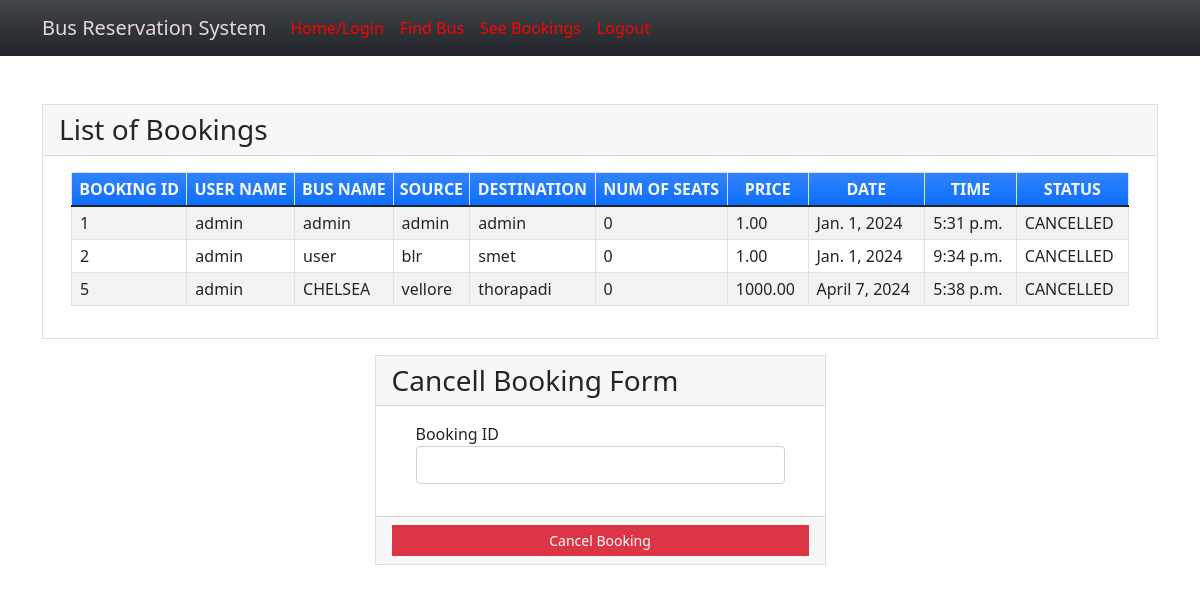
/seebookings (signed in), run on the app's committed database.
### busreservation/myapp/models.py (models this page shows, shortened)
class Book(models.Model):
    BOOKED = 'B'
    CANCELLED = 'C'
    TICKET_STATUSES = ((BOOKED, 'Booked'),
                       (CANCELLED, 'Cancelled'),)
    email = models.EmailField()
    name = models.CharField(max_length=30)
    userid =models.DecimalField(decimal_places=0, max_digits=2)
    busid=models.DecimalField(decimal_places=0, max_digits=2)
    bus_name = models.CharField(max_length=30)
    source = models.CharField(max_length=30)
    dest = models.CharField(max_length=30)
    nos = models.DecimalField(decimal_places=0, max_digits=2)
    price = models.DecimalField(decimal_places=2, max_digits=6)
    date = models.DateField()
    time = models.TimeField()
    status = models.CharField(choices=TICKET_STATUSES, default=BOOKED, max_length=2)
    class Meta:
        verbose_name_plural = "List of Books"

### busreservation/myapp/views.py (the view)
# urls.py: path('seebookings', views.seebookings, name="seebookings"),
@login_required(login_url='signin')
def seebookings(request,new={}):
    context = {}
    id_r = request.user.id
    book_list = Book.objects.filter(userid=id_r)
    if book_list:
        return render(request, 'myapp/booklist.html', locals())
    else:
        context["error"] = "Sorry no buses booked"
        return render(request, 'myapp/findbus.html', context)

### busreservation/myapp/templates/myapp/booklist.html (shortened to what this page needs)
{% extends 'myapp/base.html' %} {% block content %}
<div class="container my-5">
    <div class="card rounded-0">
        <div class="card-header">
            <div class="card-title h3 mb-0">List of Bookings</div>
        </div>
        <div class="card-body">
            <div class="container-fluid">
                <table class="table table-bordered table-striped">
                    <thead>
                        <tr class="bg-gradient bg-primary text-light">
                            <th class="p-1 text-center">BOOKING ID</th>
                            <th class="p-1 text-center">USER NAME</th>
                            <th class="p-1 text-center">BUS NAME</th>
                            <th class="p-1 text-center">SOURCE</th>
                            <th class="p-1 text-center">DESTINATION</th>
                            <th class="p-1 text-center">NUM OF SEATS</th>
                            <th class="p-1 text-center">PRICE</th>
                            <th class="p-1 text-center">DATE</th>
                            <th class="p-1 text-center">TIME</th>
                            <th class="p-1 text-center">STATUS</th>
                        </tr>
                    </thead>
                    {% for row in book_list %}
                    <tr>
                        <td class="px-2 py-1 align-middle">{{row.id}}</td>
                        <td class="px-2 py-1 align-middle">{{row.name}}</td>
                        <td class="px-2 py-1 align-middle">{{row.bus_name}}</td>
                        <td class="px-2 py-1 align-middle">{{row.source}}</td>
                        <td class="px-2 py-1 align-middle">{{row.dest}}</td>
                        <td class="px-2 py-1 align-middle">{{row.nos}}</td>
                        <td class="px-2 py-1 align-middle">{{row.price}}</td>
                        <td class="px-2 py-1 align-middle">{{row.date}}</td>
                        <td class="px-2 py-1 align-middle">{{row.time}}</td>
                        <td class="px-2 py-1 align-middle">{{row.status}}</td>
                    </tr>
                    {% endfor %}
                </table>
            </div>
        </div>
    </div>
    <div class="row mt-3 justify-content-center">
        <div class="col-lg-5 col-md-7 col-sm-10 col-xs-12">
            <div class="card rounded-0">
                <div class="card-header">
                    <div class="card-title h3 mb-0">Cancell Booking Form</div>
                </div>
                <div class="card-body">
                    <div class="container-fluid">
                        <form action="{% url 'cancellings' %}" method="post" id="cancel-form">
                            <div class="mb-3">
                                <label for="bus_id" class="control-label">Booking ID</label>
                                <input name='bus_id' class="form-control" type="number" id="bus_id">
                            </div>
                        </form>
                    </div>
                </div>
                <div class="card-footer text-center">
                    <button class="btn btn-sm rounded-0 btn-danger w-100" form="cancel-form">Cancel Booking</button>
                </div>
            </div>
        </div>
    </div>
</div>
{% endblock %}

### busreservation/myapp/templates/myapp/base.html (shortened to what this page needs)
<!doctype html>
<html lang="en">
<head>
    <link rel="stylesheet" href="https://cdn.jsdelivr.net/npm/bootstrap@5.1.3/dist/css/bootstrap.min.css">
</head>
<body>
<nav class="navbar navbar-expand-lg navbar-light bg-gradient bg-dark">
    <div class="container">
            <a class="navbar-brand" href="#" style="color: rgb(230, 217, 217);">Bus Reservation System</a>
        <div class="collapse navbar-collapse" id="navbarNavAltMarkup">
            <div class="navbar-nav" >
                <a class="nav-item nav-link active" href="{% url 'home' %}" style="color: rgb(254, 1, 1);">Home/Login</a>
                <a class="nav-item nav-link" href="{% url 'findbus' %}" style="color: rgb(253, 4, 4);">Find Bus</a>
                <a class="nav-item nav-link" href="{% url 'seebookings' %}" style="color: rgb(252, 4, 4);">See Bookings</a>
                {% if request.user.is_active %}
                <a class="nav-item nav-link " href="{% url 'signout' %}" style="color: rgb(248, 3, 3);">Logout</a>
                {% else %}
                <a class="nav-item nav-link " href="{% url 'signup' %}" style="color: rgb(248, 4, 4);">Registration</a>
                {% endif %}
            </div>
        </div>
    </div>
</nav>
{% block content %}
{% endblock %}
</body>
</html>

### busreservation/myapp/templates/myapp/base.html (style rules this page uses)
body { background-image: url(https://media.istockphoto.com/id/1154164634/photo/white-bus-traveling-on-the-asphalt-road-around-line-of-trees-in-rural-landscape-at-sunset.jpg?b=1&s=612x612&w=0&k=20&c=8yyyfujfMAfnU_VTmfghGls33EsDIjlOcqYtB83NShs=); background-repeat: no-repeat; background-size: cover; }

### data on the page
Book: id "1", name "admin", bus_name "admin", source "admin", dest "admin", nos "0", price "1.00", date "Jan. 1, 2024", time "5:31 p.m.", status "CANCELLED"
Book: id "2", name "admin", bus_name "user", source "blr", dest "smet", nos "0", price "1.00", date "Jan. 1, 2024", time "9:34 p.m.", status "CANCELLED"
Book: id "5", name "admin", bus_name "CHELSEA", source "vellore", dest "thorapadi", nos "0", price "1000.00", date "April 7, 2024", time "5:38 p.m.", status "CANCELLED"
